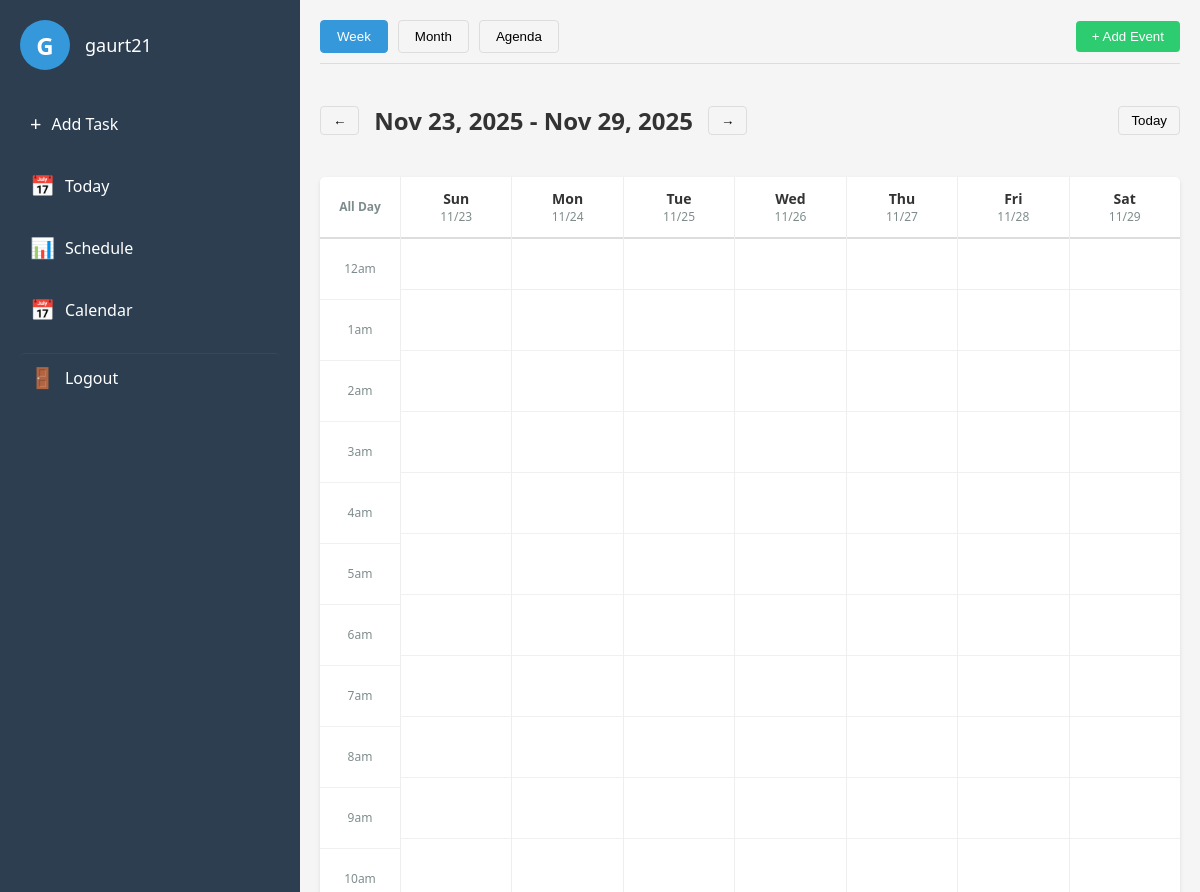
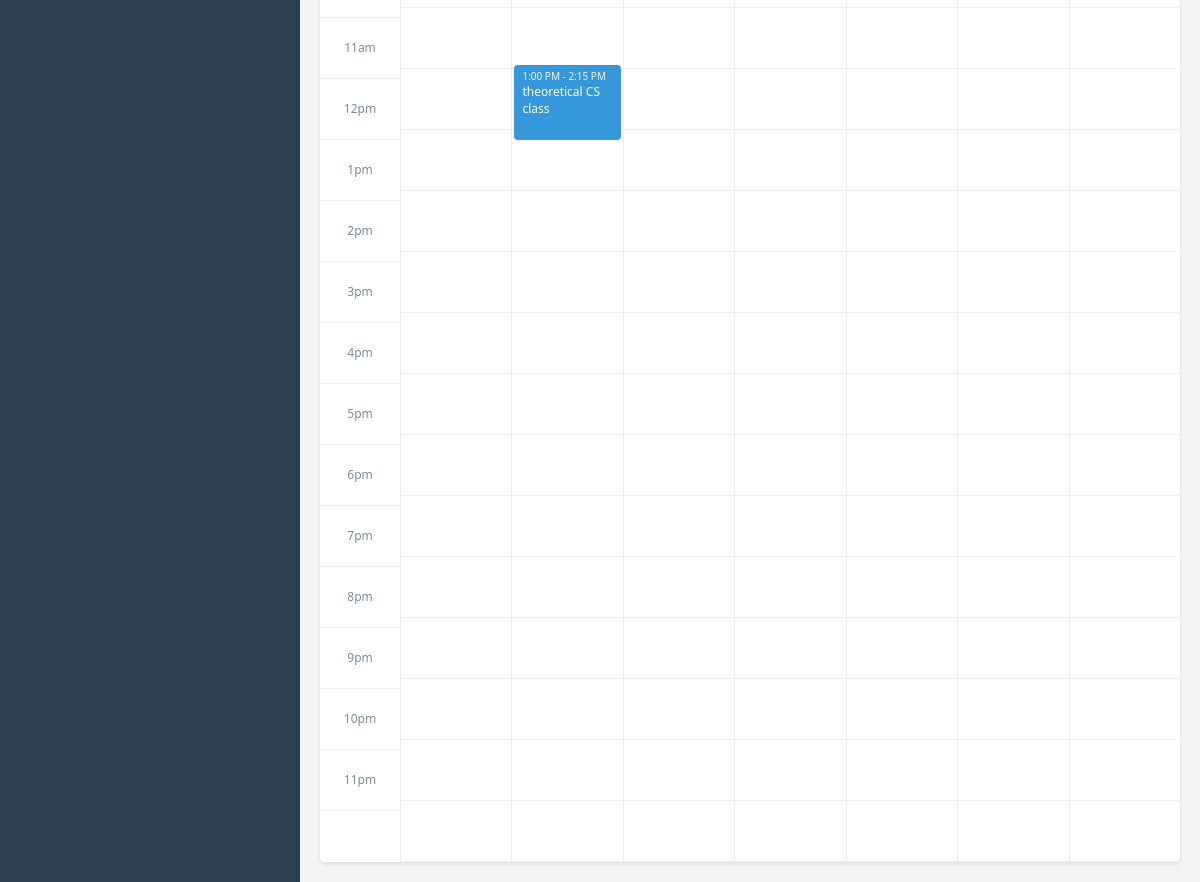
/schedule/schedule (signed in), run on the app's committed database (2 pictures, top to bottom).
### app.py (models this page shows, shortened)
class User(UserMixin, db.Model):
    id = db.Column(db.Integer, primary_key=True)
    username = db.Column(db.String(80), unique=True, nullable=False)
    email = db.Column(db.String(120), unique=True, nullable=False)
    password_hash = db.Column(db.String(128))
    tasks = db.relationship('Task', backref='user', lazy=True)
    events = db.relationship('Event', backref='user', lazy=True)

class Event(db.Model):
    id = db.Column(db.Integer, primary_key=True)
    title = db.Column(db.String(200), nullable=False)
    date = db.Column(db.Date, nullable=False)
    start_time = db.Column(db.Time, nullable=False)
    end_time = db.Column(db.Time, nullable=False)
    is_all_day = db.Column(db.Boolean, default=False)
    frequency = db.Column(db.String(20))
    user_id = db.Column(db.Integer, db.ForeignKey('user.id'), nullable=False)
    original_event_id = db.Column(db.Integer, db.ForeignKey('event.id'), nullable=True)

### app.py (the view, shortened to what this page needs)
@app.route('/schedule/<view_type>')
@login_required
def schedule_view(view_type):
    date_str = request.args.get('date')
    if date_str:
        try:
            current_date = datetime.strptime(date_str, '%Y-%m-%d').date()
        except ValueError:
            current_date = date.today()
    else:
        current_date = date.today()
    if view_type == 'schedule':
        start_date = current_date - timedelta(days=(current_date.weekday() + 1) % 7)
        end_date = start_date + timedelta(days=6)
        days = []
        for i in range(7):
            day_date = start_date + timedelta(days=i)
            day_events = Event.query.filter(
                Event.user_id == current_user.id,
                Event.date == day_date
            ).all()
            all_day_events = [e for e in day_events if e.is_all_day]
            timed_events = []
            for event in day_events:
                if not event.is_all_day:
                    start_minutes = event.start_time.hour * 60 + event.start_time.minute
                    end_minutes = event.end_time.hour * 60 + event.end_time.minute
                    duration_minutes = end_minutes - start_minutes
                    timed_events.append({
                        'id': event.id,
                        'title': event.title,
                        'start_time': event.start_time.strftime('%I:%M %p').lstrip('0'),
                        'end_time': event.end_time.strftime('%I:%M %p').lstrip('0'),
                        'start_position': (start_minutes / 60) * 60,
                        'duration': (duration_minutes / 60) * 60
                    })
            days.append({
                'name': day_date.strftime('%a'),
                'date': day_date,
                'all_day_events': all_day_events,
                'timed_events': timed_events
            })
        return render_template('tasks/schedule.html',
                             view_type=view_type,
                             start_date=start_date,
                             end_date=end_date,
                             days=days)
    elif view_type == 'month':
        return render_template('tasks/month.html',
                             view_type=view_type,
                             current_date=current_date)
    return redirect(url_for('schedule_view', view_type='schedule'))

### app.py (called while the page is built)
@login_manager.user_loader
def load_user(user_id):
    return User.query.get(int(user_id))

@app.context_processor
def inject_current_date():
    return {'current_date': date.today()}

### templates/tasks/schedule.html (shortened to what this page needs)
{% extends "base.html" %}
{% block content %}
<div class="schedule-container">
    <div class="view-header">
        <div class="view-nav">
            <button class="view-btn active" onclick="changeView('schedule')">Week</button>
            <button class="view-btn" onclick="changeView('month')">Month</button>
            <button class="view-btn" onclick="changeView('agenda')">Agenda</button>
        </div>
        <button class="add-event-btn" onclick="openEventModal()">+ Add Event</button>
    </div>
    <div class="schedule-header">
        <button class="nav-btn" onclick="navigateWeek(-1)">←</button>
        <h2>{{ start_date.strftime('%b %d, %Y') }} - {{ end_date.strftime('%b %d, %Y') }}</h2>
        <button class="nav-btn" onclick="navigateWeek(1)">→</button>
        <button class="today-btn" onclick="goToToday()">Today</button>
    </div>
    <div class="schedule-grid">
        <div class="time-column">
            <div class="time-header">All Day</div>
            {% for hour in range(0, 24) %}
                <div class="time-slot">
                    {% if hour == 0 %}
                        12am
                    {% elif hour < 12 %}
                        {{ hour }}am
                    {% elif hour == 12 %}
                        12pm
                    {% else %}
                        {{ hour - 12 }}pm
                    {% endif %}
                </div>
            {% endfor %}
        </div>
        <div class="days-container">
            {% for day in days %}
            <div class="day-column">
                <div class="day-header">
                    <div class="day-name">{{ day.name }}</div>
                    <div class="day-date">{{ day.date.strftime('%m/%d') }}</div>
                </div>
                <div class="all-day-events">
                </div>
                {% for hour in range(0, 24) %}
                    <div class="time-slot" data-day="{{ day.date.strftime('%Y-%m-%d') }}" data-hour="{{ hour }}" data-minute="0"></div>
                {% endfor %}
                {% for event in day.timed_events %}
                <div class="event timed-event"
                     style="top: {{ event.start_position }}px; height: {{ event.duration }}px;"
                     data-event-id="{{ event.id }}">
                    <div class="event-time">{{ event.start_time }} - {{ event.end_time }}</div>
                    <div class="event-title">{{ event.title }}</div>
                </div>
                {% endfor %}
            </div>
            {% endfor %}
        </div>
    </div>
</div>
{% endblock %}

### templates/base.html (shortened to what this page needs)
<!DOCTYPE html>
<head>
    {% if not current_user.is_authenticated %}
        <link rel="stylesheet" href="{{ url_for('static', filename='css/auth.css') }}">
    {% else %}
        <link rel="stylesheet" href="{{ url_for('static', filename='css/main.css') }}">
    {% endif %}
</head>
<body>
    <div class="app-container">
        {% if current_user.is_authenticated %}
            {% include 'partials/navbar.html' %}
        {% endif %}
        <div class="main-content">
            {% block content %}{% endblock %}
        </div>
    </div>
</body>
</html>

### templates/partials/navbar.html (shortened to what this page needs)
<nav class="navbar">
    <div class="profile-section">
        <div class="profile-circle" onclick="window.location.href='{{ url_for('profile') }}'">
            {{ current_user.username[0].upper() }}
        </div>
        <span class="username">{{ current_user.username }}</span>
    </div>
    <ul class="nav-links">
        <li>
            <a href="#" class="add-task-btn" onclick="openTaskModal()">
                <span class="icon">+</span>
                <span class="text">Add Task</span>
            </a>
        </li>
        <li>
            <a href="{{ url_for('daily_tasks', date_str=current_date.strftime('%Y-%m-%d')) }}">
                <span class="icon">📅</span>
                <span class="text">Today</span>
            </a>
        </li>
        <li>
            <a href="{{ url_for('schedule_view', view_type='schedule') }}">
                <span class="icon">📊</span>
                <span class="text">Schedule</span>
            </a>
        </li>
        <li>
            <a href="{{ url_for('calendar') }}">
                <span class="icon">📅</span>
                <span class="text">Calendar</span>
            </a>
        </li>
        <li>
            <a href="{{ url_for('logout') }}" class="logout-btn">
                <span class="icon">🚪</span>
                <span class="text">Logout</span>
            </a>
        </li>
    </ul>
</nav>

### static/css/main.css (style rules this page uses)
body { font-family: 'Segoe UI', Tahoma, Geneva, Verdana, sans-serif; margin: 0; padding: 0; background-color: #f5f5f5; color: #333; }
.app-container { display: flex; min-height: 100vh; }
.navbar { width: 25%; background-color: #2c3e50; color: white; padding: 20px; box-sizing: border-box; }
.profile-section { display: flex; align-items: center; margin-bottom: 30px; cursor: pointer; }
.profile-circle { width: 50px; height: 50px; background-color: #3498db; border-radius: 50%; display: flex; align-items: center; justify-content: center; font-size: 24px; font-weight: bold; margin-right: 15px; }
.username { font-size: 18px; }
.nav-links { list-style: none; padding: 0; }
.nav-links li { margin-bottom: 15px; }
.nav-links a { color: white; text-decoration: none; display: flex; align-items: center; padding: 10px; border-radius: 5px; transition: background-color 0.3s; }
.nav-links .icon { margin-right: 10px; font-size: 20px; }
.logout-btn { color: #e74c3c !important; margin-top: 20px; border-top: 1px solid #34495e; padding-top: 15px; }
.main-content { width: 75%; padding: 20px; box-sizing: border-box; }
.view-header { display: flex; justify-content: space-between; align-items: center; margin-bottom: 20px; padding-bottom: 10px; border-bottom: 1px solid #ddd; }
.view-nav { display: flex; gap: 10px; }
.view-btn { padding: 8px 16px; background: none; border: 1px solid #ddd; border-radius: 4px; cursor: pointer; }
.view-btn.active { background-color: #3498db; color: white; border-color: #3498db; }
.add-event-btn { padding: 8px 16px; background-color: #2ecc71; color: white; border: none; border-radius: 4px; cursor: pointer; }
.schedule-header { display: flex; align-items: center; gap: 15px; margin-bottom: 20px; }
.nav-btn, .today-btn { padding: 6px 12px; background: none; border: 1px solid #ddd; border-radius: 4px; cursor: pointer; }
.today-btn { margin-left: auto; }
.schedule-grid { display: flex; background-color: white; border-radius: 5px; overflow: hidden; box-shadow: 0 2px 4px rgba(0,0,0,0.1); }
.time-column { width: 80px; flex-shrink: 0; }
.time-header, .time-slot { height: 60px; border-bottom: 1px solid #eee; display: flex; align-items: center; justify-content: center; font-size: 12px; color: #7f8c8d; }
.time-header { font-weight: bold; border-bottom: 2px solid #ddd; }
.days-container { display: flex; flex-grow: 1; }
.day-column { flex: 1; border-left: 1px solid #eee; position: relative; }
.day-header { height: 60px; border-bottom: 2px solid #ddd; display: flex; flex-direction: column; align-items: center; justify-content: center; }
.day-name { font-weight: bold; font-size: 14px; }
.day-date { font-size: 12px; color: #7f8c8d; }
.all-day-events { min-height: 40px; border-bottom: 1px solid #eee; padding: 5px; }
.time-slot { height: 60px; border-bottom: 1px solid #f0f0f0; cursor: pointer; }
.event { position: absolute; left: 2px; right: 2px; background-color: #3498db; color: white; border-radius: 4px; padding: 4px 8px; font-size: 12px; overflow: hidden; cursor: pointer; box-sizing: border-box; }
.timed-event { z-index: 10; }
.event-time { font-size: 10px; opacity: 0.9; }
.event-title { font-weight: 500; }
.nav-links a { color: white !important; }
.nav-links .icon { color: white !important; }

### data on the page
User: username "G", username "gaurt21"
Event: {{ event.duration }} 75.0 (drawn), start_time "1:00 PM", end_time "2:15 PM", title "theoretical CS class"

### other printed values
{{ hour }} "1" "2" "3" "4" "5" "6" "7" "8" "9" "10" "11"
{{ hour - 12 }} "1" "2" "3" "4" "5" "6" "7" "8" "9" "10" "11"
{{ day.name }} "Sun" "Mon" "Tue" "Wed" "Thu" "Fri" "Sat"
{{ day.date.strftime('%m/%d') }} "11/23" "11/24" "11/25" "11/26" "11/27" "11/28" "11/29"
